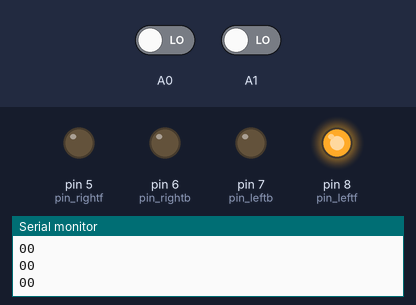
Simulated run of this sketch. Board: Arduino Uno, built with avr-gcc and run on an emulated ATmega328P. Shown: output pins drawn as LEDs (lit = HIGH), the last lines printed to the serial monitor. The inputs (shaded band) are chosen by the test bench; at power-on: A1 LOW, A0 LOW.

Above: at 1.2 s.
1.3 s: A1 driven HIGH
At 2.5 s:
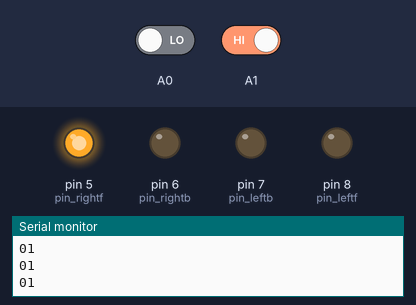
2.8 s: A0 driven HIGH
At 3.5 s:
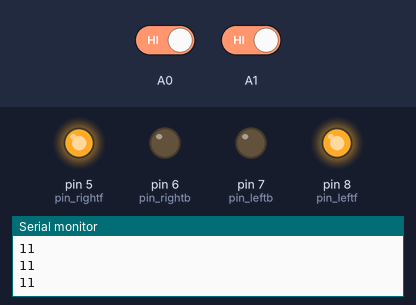
4.3 s: A0 driven LOW
At 4.8 s:
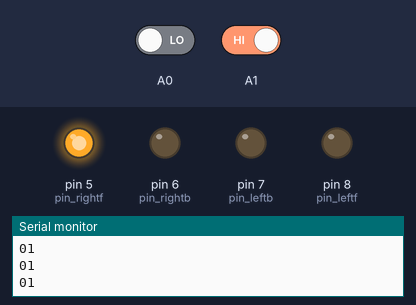
5.8 s: A1 driven LOW
At 7.3 s:
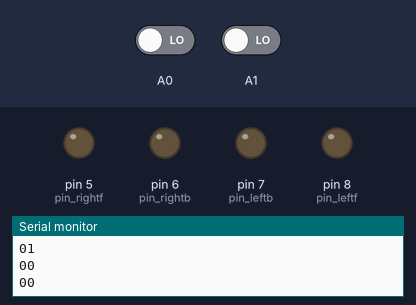
Timing chart, 0 to 20.5 s (numbered marks = the images above; inputs shaded):
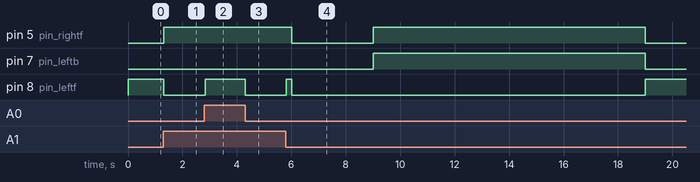

The sketch:

chota_loop.ino
```cpp
void buggy_stop (void);
void forward (void);
void backward (void);
void clockwise (void);
void anti_clockwise (void);
void right_forward (void);
void left_forward (void);
void right_backward (void);
void left_backward (void);

void cut_right (void);
void cut_left (void);
void merge (void);

int pin_rightf = 5;
int pin_rightb = 6;
int pin_leftb = 7;
int pin_leftf = 8;

int loops = 2; //number of loops
int count = 0; //2*loops - 1;
int initial_park_position = 2;
int final_park_position = 2;
int x = 0;
int y = 0;

void setup() {
  for (int i = 5; i<=8; i++)
    pinMode(i, OUTPUT);
  pinMode(A1, INPUT);
  pinMode(A0, INPUT);
  Serial.begin(9600);
}

int temp_initial_park = initial_park_position; //don't need to preserve initial_park_position for future ues, still maybe nice to have
int temp_final_park = final_park_position; //don't need to preserve initial_park_position for future ues, still maybe nice to have

void loop() {
  x = digitalRead(A0);
  y = digitalRead(A1);
  Serial.print(x);
  Serial.println(y);

//movement code
  switch(x) {
    case 0 : switch(y) {
               case 0 : buggy_stop();
                        //choose();
                        //cut_left();
                        cut_right();
                        //merge();
                        park();
                        //unpark();
                        break;
               case 1 : left_forward();
                        break;
             }
             break;
    case 1 : switch(y) {
               case 0 : right_forward();
                        break;
               case 1 : forward();
                        break;
             }
             break;
  }
}

void choose (void) {
  Serial.print("enter function : choose");

  if (count == 0) {
    cut_right();
    park();
  }
  else if (count%2 == 0)
    cut_left();
  else if (initial_park_position != 0)
    unpark();
  else
    merge();
}
void cut_right (void) {
  while (true) {
    x = digitalRead(A0);
    y = digitalRead(A1);
    Serial.print(x);
    Serial.println(y);

    switch (x) {
      case 0 : switch (y) {
                 case 0 : right_forward();
                          break;
                 case 1 : left_forward(); //wont happen irl
                          break;
               }
               break;
      case 1 : switch (y) {
                 case 0 : right_forward();
                          break;
                 case 1 : //cut_right_check();
                          return;
               }
               break;
    }
  }
}
void cut_left (void) {
  count--;

  while (true) {
    x = digitalRead(A0);
    y = digitalRead(A1);
    Serial.print(x);
    Serial.println(y);

    switch (x) {
      case 0 : switch (y) {
                 case 0 : left_forward();
                          break;
                 case 1 : left_forward();
                          break;
               }
               break;
      case 1 : switch   (y) {
                 case 0 : right_forward(); //wont happen irl
                          break;
                 case 1 : forward();
                          //cut_left_check();
                          return;
               }
               break;
    }
  }
}
void merge (void) {
  count--;

  while (true) {
    x = digitalRead(A0);
    y = digitalRead(A1);
    Serial.print(x);
    Serial.println(y);

    switch (x) {
      case 0 : switch (y) {
                 case 0 : forward();
                          break;
                 case 1 : left_forward();
                          break;
               }
               break;
      case 1 : switch (y) {
                 case 0 : right_forward();
                          break;
                 case 1 : forward();
                          return;
               }
               break;
    }
  }
}

void park (void) {
  Serial.print("enter function : park");
  int temp = final_park_position;

  while (true) {
    x = digitalRead(A0);
    y = digitalRead(A1);
    Serial.print(x);
    Serial.println(y);

    switch (x) {
      case 0 : switch (y) {
                 case 0 : buggy_stop(); //recheck : is the processing fast enough so that we don't need this line
                          if (temp < 3) {
                            //hardcode
                            { forward();
                              delay(200);
                            }
                            //real deal
                            /*{ forward();
                              while (x==0 && y==0) {
                              x = digitalRead(A0);
                              y = digitalRead(A1);
                              }
                            }*/
                            temp++;
                          }
                          else {
                            buggy_stop();
                            delay(3000);
                            anti_clockwise();
                            delay(10000); //recheck : should stop permanently without further commands
                            return;
                          }
                          break;
                 case 1 : left_forward();
                          break;
               }
               break;
      case 1 : switch (y) {
                 case 0 : right_forward();
                          break;
                 case 1 : forward();
                          break;
               }
               break;
    }
  }
  initial_park_position = final_park_position;
}
void unpark (void) {
  Serial.print("enter function : unpark");

  while (true) {
    x = digitalRead(A0);
    y = digitalRead(A1);
    Serial.print(x);
    Serial.println(y);

    switch (x) {
      case 0 : switch (y) {
                 case 0 : if (temp_initial_park > 0) {
                            //hardcode
                            { forward();
                              delay(200);
                            }
                            //real deal
                            /*{ forward();
                              while (x==0 && y==0) {
                              x = digitalRead(A0);
                              y = digitalRead(A1);
                              }
                            }*/
                            temp_initial_park--;
                          }
                          else {
                            merge();
                            return;
                          }
                          break;
                 case 1 : left_forward();
                          break;
               }
               break;
      case 1 : switch (y) {
                 case 0 : right_forward();
                          break;
                 case 1 : forward();
                          break;
               }
               break;
    }
  }
}


void buggy_stop (void){
  digitalWrite(pin_rightf, LOW);
  digitalWrite(pin_rightb, LOW);
  digitalWrite(pin_leftb, LOW);
  digitalWrite(pin_leftf, LOW);
}
void forward (void) {
  digitalWrite(pin_rightb, LOW);
  digitalWrite(pin_leftb, LOW);

  digitalWrite(pin_rightf, HIGH);
  digitalWrite(pin_leftf, HIGH);
}
void backward (void) {
  digitalWrite(pin_rightf, LOW);
  digitalWrite(pin_leftf, LOW);

  digitalWrite(pin_rightb, HIGH);
  digitalWrite(pin_leftb, HIGH);
}
void clockwise (void) {
  digitalWrite(pin_rightf, LOW);
  digitalWrite(pin_leftb, LOW);

  digitalWrite(pin_leftf, HIGH);
  digitalWrite(pin_rightb, HIGH);
}
void anti_clockwise (void) {
  digitalWrite(pin_rightb, LOW);
  digitalWrite(pin_leftf, LOW);

  digitalWrite(pin_rightf, HIGH);
  digitalWrite(pin_leftb, HIGH);
}
void right_forward (void) {
  digitalWrite(pin_rightf, LOW);
  digitalWrite(pin_rightb, LOW);
  digitalWrite(pin_leftb, LOW);

  digitalWrite(pin_leftf, HIGH);
}
void left_forward (void) {
  digitalWrite(pin_rightb, LOW);
  digitalWrite(pin_leftb, LOW);
  digitalWrite(pin_leftf, LOW);

  digitalWrite(pin_rightf, HIGH);
}
void right_backward (void) {
  digitalWrite(pin_rightf, LOW);
  digitalWrite(pin_rightb, LOW);
  digitalWrite(pin_leftf, LOW);

  digitalWrite(pin_leftb, HIGH);
}
void left_backward (void) {
  digitalWrite(pin_rightf, LOW);
  digitalWrite(pin_leftb, LOW);
  digitalWrite(pin_leftf, LOW);

  digitalWrite(pin_rightb, HIGH);
}
```

Measured:
- after the input at 1.3 s, pin 5 (pin_rightf): LOW → HIGH at once; pin 8 (pin_leftf): HIGH → LOW at once
- after the input at 2.8 s, pin 8 (pin_leftf): LOW → HIGH at once
- after the input at 4.3 s, pin 8 (pin_leftf): HIGH → LOW at once
- after the input at 5.8 s, pin 5 (pin_rightf): HIGH → LOW after 0.21 s, → HIGH 3.0 s later, → LOW 10.0 s later; pin 7 (pin_leftb): LOW → HIGH after 3.2 s, → LOW 10.0 s later; pin 8 (pin_leftf): LOW → HIGH at once, → LOW 0.20 s later, → HIGH 13.0 s later
